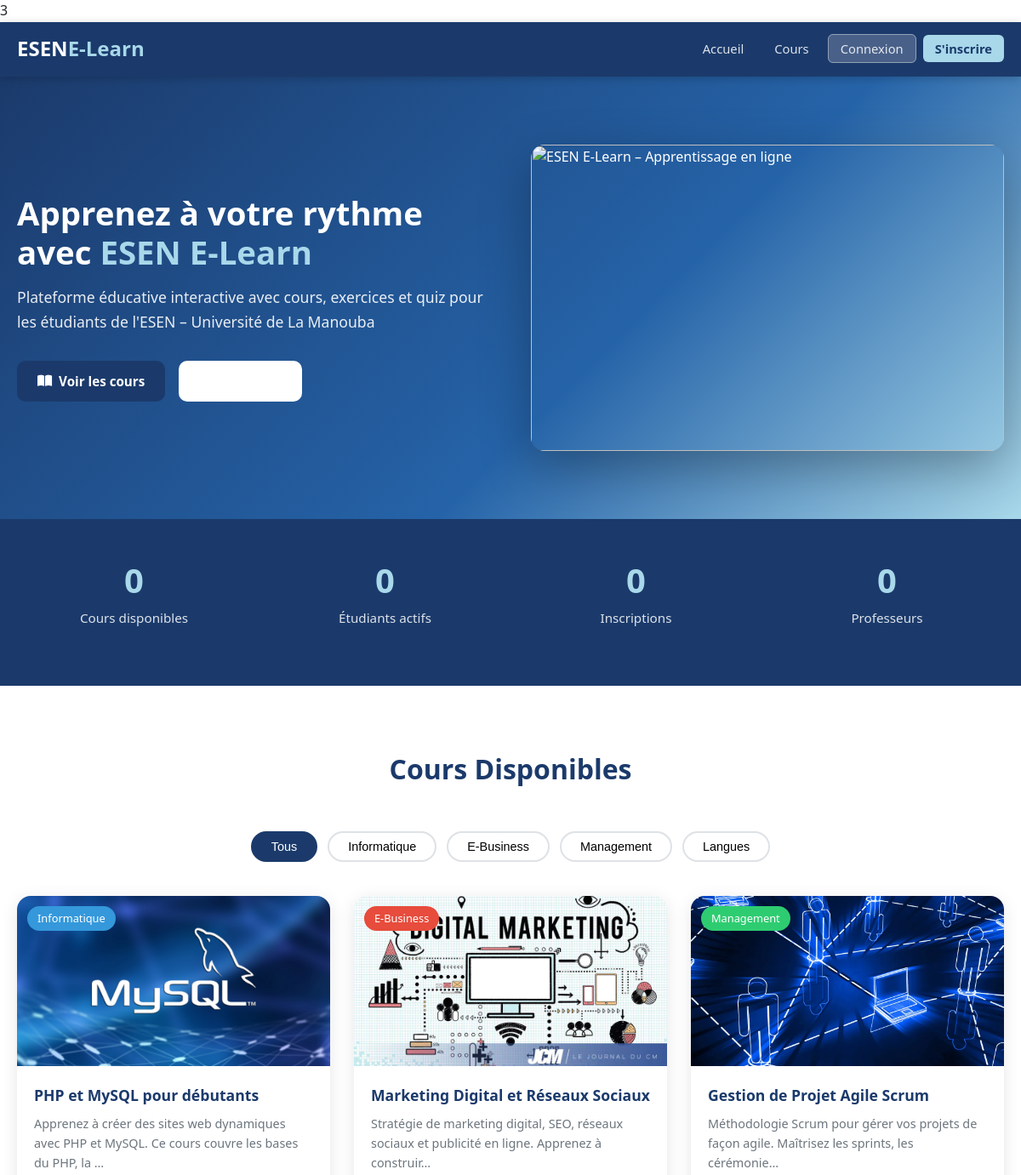
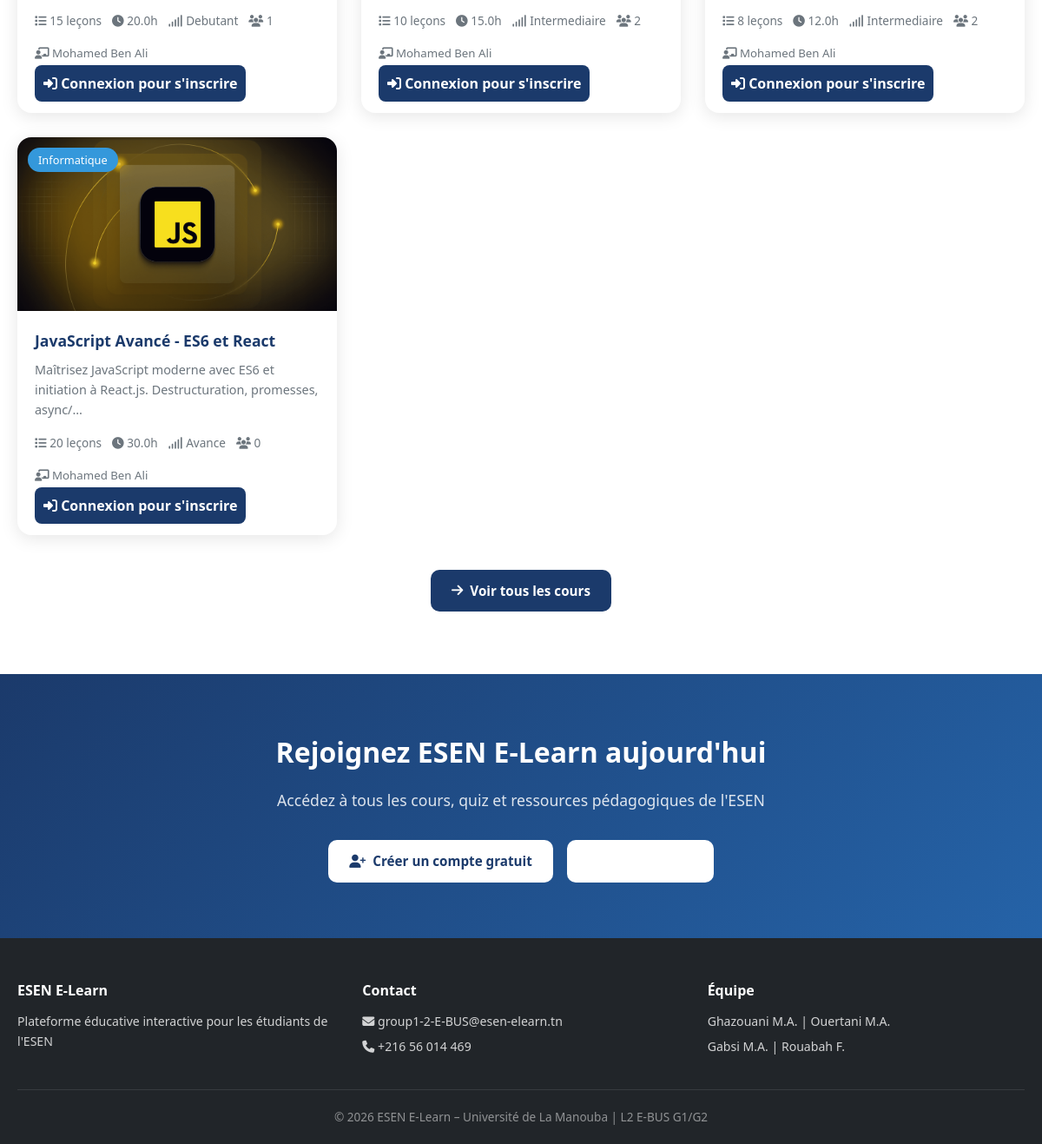
The page / on the database its author committed (2 pictures, top to bottom).
### tables this page shows
CREATE TABLE `cours` (
  `id_cours` int(11) NOT NULL,
  `titre` varchar(200) NOT NULL,
  `description` text DEFAULT NULL,
  `niveau` enum('debutant','intermediaire','avance') DEFAULT 'debutant',
  `duree_heures` decimal(5,1) DEFAULT NULL,
  `nb_lecons` int(11) DEFAULT 0,
  `image` varchar(255) NOT NULL DEFAULT 'cours1.jpg',
  `actif` tinyint(1) DEFAULT 1,
  `date_creation` datetime DEFAULT current_timestamp(),
  `id_categorie` int(11) NOT NULL,
  `id_professeur` int(11) NOT NULL
);

CREATE TABLE `categories` (
  `id_categorie` int(11) NOT NULL,
  `nom_categorie` varchar(100) NOT NULL,
  `description` varchar(255) DEFAULT NULL,
  `couleur` varchar(10) DEFAULT '#3498db',
  `icone` varchar(50) DEFAULT 'fas fa-book'
);

### controllers/PublicController.php (called while the page is built, shortened)
<?php
require_once ROOT_PATH . 'models/CoursModel.php';
require_once ROOT_PATH . 'models/UtilisateurModel.php';
require_once ROOT_PATH . 'models/InscriptionModel.php';
class PublicController extends Controller {
    private CoursModel $coursModel;
    private UtilisateurModel $userModel;
    private InscriptionModel $inscriptionModel;
    public function __construct() {
        $this->coursModel       = new CoursModel();
        $this->userModel        = new UtilisateurModel();
        $this->inscriptionModel = new InscriptionModel();
    }
    public function index(): void {
        $cours      = $this->coursModel->findAllComplets();
        $statsUsers = $this->userModel->getStatistiques();
        $statsCours = $this->coursModel->getStatistiques();
        $statsInscr = $this->inscriptionModel->getStatistiquesGlobales();
        $this->render('public/accueil', [
            'title'       => 'ESEN E-Learn – Plateforme Pédagogique',
            'cours'       => array_slice($cours, 0, 6),
            'statsUsers'  => $statsUsers,
            'statsCours'  => $statsCours,
            'statsInscr'  => $statsInscr,
        ]);
    }
}

### config/database.php (called while the page is built, shortened)
<?php
class Database {
    private static ?PDO $instance = null;
    public static function getInstance(): PDO {
        if (self::$instance === null) {
            $dsn = sprintf(
                'mysql:host=%s;dbname=%s;charset=%s',
                DB_HOST,
                DB_NAME,
                DB_CHARSET
            );
            $options = [
                PDO::ATTR_ERRMODE            => PDO::ERRMODE_EXCEPTION,
                PDO::ATTR_DEFAULT_FETCH_MODE => PDO::FETCH_ASSOC,
                PDO::ATTR_EMULATE_PREPARES   => false,
                PDO::MYSQL_ATTR_INIT_COMMAND => "SET NAMES 'utf8mb4'"
            ];
            try {
                self::$instance = new PDO($dsn, DB_USER, DB_PASS, $options);
            } catch (PDOException $e) {
                error_log('Erreur de connexion BD: ' . $e->getMessage());
                throw new PDOException('Impossible de se connecter à la base de données.');
            }
        }
        return self::$instance;
    }
}

### core/Model.php (called while the page is built, shortened)
<?php
require_once ROOT_PATH . 'config/database.php';
abstract class Model {
    public function __construct() {
        $this->db = Database::getInstance();
    }
}

### models/CoursModel.php (called while the page is built, shortened)
<?php
require_once ROOT_PATH . 'core/Model.php';
class CoursModel extends Model {
    public function findAllComplets(): array {
        $sql = "SELECT
                    c.id_cours, c.titre, c.description, c.niveau,
                    c.duree_heures, c.nb_lecons,
                    COALESCE(c.image, 'cours1.jpg') AS image,
                    c.date_creation, c.actif,
                    cat.nom_categorie, cat.couleur, cat.icone,
                    CONCAT(u.prenom, ' ', u.nom) AS nom_professeur,
                    COUNT(DISTINCT i.id_inscription) AS nb_inscrits
                FROM cours c
                INNER JOIN categories cat ON c.id_categorie = cat.id_categorie
                INNER JOIN utilisateurs u  ON c.id_professeur = u.id_user
                LEFT  JOIN inscriptions i  ON c.id_cours = i.id_cours
                WHERE c.actif = TRUE
                GROUP BY c.id_cours, c.titre, c.description, c.niveau,
                         c.duree_heures, c.nb_lecons, c.image, c.date_creation,
                         c.actif, cat.nom_categorie, cat.couleur, cat.icone,
                         u.prenom, u.nom
                ORDER BY c.date_creation DESC";
        return $this->db->query($sql)->fetchAll();
    }
    public function getStatistiques(): array {
        $sql = "SELECT
                    COUNT(*) AS total_cours,
                    SUM(CASE WHEN actif = 1 THEN 1 ELSE 0 END) AS cours_actifs,
                    SUM(CASE WHEN niveau = 'debutant'      THEN 1 ELSE 0 END) AS debutant,
                    SUM(CASE WHEN niveau = 'intermediaire' THEN 1 ELSE 0 END) AS intermediaire,
                    SUM(CASE WHEN niveau = 'avance'        THEN 1 ELSE 0 END) AS avance,
                    AVG(duree_heures) AS duree_moyenne
                FROM cours";
        return $this->db->query($sql)->fetch();
    }
}

### models/UtilisateurModel.php (called while the page is built, shortened)
<?php
require_once ROOT_PATH . 'core/Model.php';
class UtilisateurModel extends Model {
    public function getStatistiques(): array {
        $sql = "SELECT
                    COUNT(*) AS total,
                    SUM(CASE WHEN role = 'etudiant' THEN 1 ELSE 0 END) AS etudiants,
                    SUM(CASE WHEN role = 'professeur' THEN 1 ELSE 0 END) AS professeurs,
                    SUM(CASE WHEN role = 'admin' THEN 1 ELSE 0 END) AS admins,
                    SUM(CASE WHEN actif = 1 THEN 1 ELSE 0 END) AS actifs
                FROM utilisateurs";
        return $this->db->query($sql)->fetch();
    }
}

### models/InscriptionModel.php (called while the page is built, shortened)
<?php
require_once ROOT_PATH . 'core/Model.php';
class InscriptionModel extends Model {
    public function getStatistiquesGlobales(): array {
        $sql = "SELECT COUNT(*) AS total,
                    SUM(CASE WHEN statut='en_cours' THEN 1 ELSE 0 END) AS en_cours,
                    SUM(CASE WHEN statut='termine' THEN 1 ELSE 0 END) AS termines,
                    AVG(progression) AS progression_moyenne
                FROM inscriptions";
        return $this->db->query($sql)->fetch();
    }
}

### views/public/accueil.php (the view, shortened to what this page needs)
<section class="hero">
  <div class="container hero-container">
    <div class="hero-text">
      <h2>Apprenez à votre rythme avec <span class="highlight">ESEN E-Learn</span></h2>
      <p>Plateforme éducative interactive avec cours, exercices et quiz pour les étudiants de l'ESEN – Université de La Manouba</p>
      <div class="hero-buttons">
        <a href="<?= BASE_URL ?>?ctrl=cours&action=liste" class="btn btn-primary">
          <i class="fas fa-book-open"></i> Voir les cours
        </a>
        <?php if (!isset($_SESSION['user'])): ?>
          <a href="<?= BASE_URL ?>?ctrl=auth&action=showRegister" class="btn btn-secondary" style="color:#fff;border-color:rgba(255,255,255,0.5)">
            <i class="fas fa-user-plus"></i> S'inscrire
          </a>
        <?php else: ?>
          <a href="<?= BASE_URL ?>?ctrl=etudiant&action=dashboard" class="btn btn-secondary" style="color:#fff;border-color:rgba(255,255,255,0.5)">
            <i class="fas fa-tachometer-alt"></i> Mon espace
          </a>
        <?php endif; ?>
      </div>
    </div>
    <div class="hero-image">
      <img src="<?= BASE_URL ?>public/images/hero-bg.jpg" alt="ESEN E-Learn – Apprentissage en ligne">
    </div>
  </div>
</section>
<section class="stats">
  <div class="container">
    <div class="stats-grid">
      <div class="stat-item">
        <h3 data-target="<?= $statsCours['cours_actifs'] ?? 4 ?>">0</h3>
        <p>Cours disponibles</p>
      </div>
      <div class="stat-item">
        <h3 data-target="<?= $statsUsers['etudiants'] ?? 0 ?>">0</h3>
        <p>Étudiants actifs</p>
      </div>
      <div class="stat-item">
        <h3 data-target="<?= $statsInscr['total'] ?? 0 ?>">0</h3>
        <p>Inscriptions</p>
      </div>
      <div class="stat-item">
        <h3 data-target="<?= $statsUsers['professeurs'] ?? 0 ?>">0</h3>
        <p>Professeurs</p>
      </div>
    </div>
  </div>
</section>
<section class="section">
  <div class="container">
    <h2 class="section-title">Cours Disponibles</h2>
    <div class="filtres">
      <button class="filtre-btn active" data-filtre="tout">Tous</button>
      <button class="filtre-btn" data-filtre="informatique">Informatique</button>
      <button class="filtre-btn" data-filtre="ebusiness">E-Business</button>
      <button class="filtre-btn" data-filtre="management">Management</button>
      <button class="filtre-btn" data-filtre="langues">Langues</button>
    </div>
    <div class="cours-grid">
      <?php if (empty($cours)): ?>
        <p style="grid-column:1/-1;text-align:center;color:#6c757d">Aucun cours disponible pour le moment.</p>
      <?php else: ?>
        <?php foreach ($cours as $c): ?>
          <?php
            $categNorm = strtolower(preg_replace('/\s+/', '', $c['nom_categorie']));
            if (strpos($categNorm, 'informatique') !== false)  $datacat = 'informatique';
            elseif (strpos($categNorm, 'ebusiness') !== false ||
                    strpos($categNorm, 'e-business') !== false) $datacat = 'ebusiness';
            elseif (strpos($categNorm, 'management') !== false) $datacat = 'management';
            elseif (strpos($categNorm, 'langues') !== false ||
                    strpos($categNorm, 'langue') !== false)     $datacat = 'langues';
            else                                                 $datacat = 'informatique';
            $imageSrc = BASE_URL . 'public/images/' . htmlspecialchars(!empty($c['image']) ? $c['image'] : 'cours1.jpg');
          ?>
          <div class="cours-card" data-categorie="<?= $datacat ?>">
            <div class="cours-image">
              <img src="<?= $imageSrc ?>"
                   alt="<?= htmlspecialchars($c['titre']) ?>"
                   onerror="this.src='<?= BASE_URL ?>public/images/cours1.jpg'">
              <span class="cours-categorie" style="background:<?= htmlspecialchars($c['couleur'] ?? '#333') ?>">
                <?= htmlspecialchars($c['nom_categorie']) ?>
              </span>
            </div>
            <div class="cours-content">
              <h3><?= htmlspecialchars($c['titre']) ?></h3>
              <p><?= htmlspecialchars(substr($c['description'] ?? '', 0, 100)) ?>…</p>
              <div class="cours-info">
                <span><i class="fas fa-list"></i> <?= (int)$c['nb_lecons'] ?> leçons</span>
                <span><i class="fas fa-clock"></i> <?= $c['duree_heures'] ?>h</span>
                <span><i class="fas fa-signal"></i> <?= ucfirst($c['niveau']) ?></span>
                <span><i class="fas fa-users"></i> <?= (int)$c['nb_inscrits'] ?></span>
              </div>
              <p style="font-size:0.83rem;color:#6c757d;margin-bottom:12px">
                <i class="fas fa-chalkboard-teacher"></i> <?= htmlspecialchars($c['nom_professeur']) ?>
              </p>
              <?php if (isset($_SESSION['user'])): ?>
                <a href="<?= BASE_URL ?>?ctrl=cours&action=detail&id=<?= $c['id_cours'] ?>" class="btn-cours">
                  <i class="fas fa-eye"></i> Voir le cours
                </a>
              <?php else: ?>
                <a href="<?= BASE_URL ?>?ctrl=auth&action=showLogin" class="btn-cours">
                  <i class="fas fa-sign-in-alt"></i> Connexion pour s'inscrire
                </a>
              <?php endif; ?>
            </div>
          </div>
        <?php endforeach; ?>
      <?php endif; ?>
    </div>
    <?php if (count($cours) >= 4): ?>
    <div style="text-align:center;margin-top:40px">
      <a href="<?= BASE_URL ?>?ctrl=cours&action=liste" class="btn btn-primary">
        <i class="fas fa-arrow-right"></i> Voir tous les cours
      </a>
    </div>
    <?php endif; ?>
  </div>
</section>
<?php if (!isset($_SESSION['user'])): ?>
<section style="background:linear-gradient(135deg,#1B3A6B,#2563A8);padding:64px 0;text-align:center;color:#fff">
  <div class="container">
    <h2 style="font-size:2rem;margin-bottom:16px">Rejoignez ESEN E-Learn aujourd'hui</h2>
    <p style="opacity:0.85;margin-bottom:32px;font-size:1.1rem">Accédez à tous les cours, quiz et ressources pédagogiques de l'ESEN</p>
    <div style="display:flex;gap:16px;justify-content:center;flex-wrap:wrap">
      <a href="<?= BASE_URL ?>?ctrl=auth&action=showRegister" class="btn btn-primary" style="background:#fff;color:#1B3A6B">
        <i class="fas fa-user-plus"></i> Créer un compte gratuit
      </a>
      <a href="<?= BASE_URL ?>?ctrl=auth&action=showLogin" class="btn btn-secondary" style="border-color:rgba(255,255,255,0.5);color:#fff">
        <i class="fas fa-sign-in-alt"></i> Se connecter
      </a>
    </div>
  </div>
</section>
<?php endif; ?>

### public/css/style.css (style rules this page uses)
:root { --primary: #1B3A6B; --primary-lt: #2563A8; --accent: #E8F4FD; --success: #198754; --danger: #DC3545; --warning: #FD7E14; --info: #0DCAF0; --dark: #212529; --gray: #6C757D; --light: #F8F9FA; --border: #DEE2E6; --radius: 10px; --shadow: 0 4px 20px rgba(0,0,0,0.10); --transition: 0.25s ease; }
*, *::before, *::after { box-sizing: border-box; margin: 0; padding: 0; }
html { scroll-behavior: smooth; }
body { font-family: 'Segoe UI', Arial, sans-serif; color: var(--dark); background: #fff; line-height: 1.6; }
a { color: var(--primary-lt); text-decoration: none; transition: color var(--transition); }
img { max-width: 100%; display: block; }
.container { max-width: 1200px; margin: 0 auto; padding: 0 20px; }
.btn { display: inline-flex; align-items: center; gap: 8px; padding: 10px 22px; border-radius: var(--radius); font-size: 0.95rem; font-weight: 600; cursor: pointer; border: 2px solid transparent; transition: all var(--transition); }
.btn-primary { background: var(--primary); color: #fff; }
.btn-secondary { background: #fff; color: var(--primary); border-color: var(--primary); }
.hero { background: linear-gradient(135deg, var(--primary) 0%, var(--primary-lt) 60%, #A8D8EA 100%); color: #fff; padding: 80px 0; }
.hero-container { display: grid; grid-template-columns: 1fr 1fr; gap: 48px; align-items: center; }
.hero-text h2 { font-size: 2.4rem; line-height: 1.2; margin-bottom: 16px; }
.hero-text p { font-size: 1.1rem; opacity: 0.9; margin-bottom: 32px; }
.highlight { color: #A8D8EA; }
.hero-buttons { display: flex; gap: 16px; flex-wrap: wrap; }
.hero-image img { border-radius: 16px; box-shadow: 0 20px 60px rgba(0,0,0,0.3); object-fit: cover; height: 360px; width: 100%; }
.stats { background: var(--primary); padding: 40px 0; }
.stats-grid { display: grid; grid-template-columns: repeat(4, 1fr); gap: 20px; }
.stat-item { text-align: center; color: #fff; }
.stat-item h3 { font-size: 2.5rem; font-weight: 800; color: #A8D8EA; }
.stat-item p { opacity: 0.85; font-size: 0.95rem; }
.section { padding: 72px 0; }
.section-title { font-size: 2rem; font-weight: 700; color: var(--primary); text-align: center; margin-bottom: 48px; }
.filtres { display: flex; gap: 12px; flex-wrap: wrap; justify-content: center; margin-bottom: 40px; }
.filtre-btn { padding: 8px 22px; border: 2px solid var(--border); border-radius: 30px; background: #fff; cursor: pointer; font-size: 0.9rem; transition: all var(--transition); }
.filtre-btn.active, .filtre-btn:hover { border-color: var(--primary); background: var(--primary); color: #fff; }
.cours-grid { display: grid; grid-template-columns: repeat(auto-fill, minmax(300px, 1fr)); gap: 28px; }
.cours-card { background: #fff; border-radius: 16px; box-shadow: var(--shadow); overflow: hidden; transition: transform var(--transition), box-shadow var(--transition); }
.cours-image { position: relative; height: 200px; overflow: hidden; }
.cours-image img { width: 100%; height: 100%; object-fit: cover; transition: transform 0.4s; }
.cours-categorie { position: absolute; top: 12px; left: 12px; background: rgba(0,0,0,0.7); color: #fff; padding: 4px 12px; border-radius: 20px; font-size: 0.8rem; }
.cours-content { padding: 20px; }
.cours-content h3 { font-size: 1.1rem; color: var(--primary); margin-bottom: 8px; }
.cours-content p { font-size: 0.9rem; color: var(--gray); margin-bottom: 16px; }
.cours-info { display: flex; gap: 12px; flex-wrap: wrap; font-size: 0.85rem; color: var(--gray); margin-bottom: 16px; }
.btn-cours { width: 100%; padding: 10px; background: var(--primary); color: #fff; border: none; border-radius: 8px; cursor: pointer; font-weight: 600; transition: background var(--transition); }
.stats-grid { display: grid; grid-template-columns: repeat(4, 1fr); gap: 20px; margin-bottom: 28px; }

### rows shown on the page
cours: shows a picture, id_categorie.nom_categorie "Informatique", titre "PHP et MySQL pour débutants", description "Apprenez à créer des sites web dynamiques avec PHP et MySQL. Ce cours couvre les bases du PHP, la", nb_lecons "15", duree_heures "20.0", niveau "Debutant", nb_inscrits "1", nom_professeur "Mohamed Ben Ali"
cours: shows a picture, id_categorie.nom_categorie "E-Business", titre "Marketing Digital et Réseaux Sociaux", description "Stratégie de marketing digital, SEO, réseaux sociaux et publicité en ligne. Apprenez à construir", nb_lecons "10", duree_heures "15.0", niveau "Intermediaire", nb_inscrits "2", nom_professeur "Mohamed Ben Ali"
cours: shows a picture, id_categorie.nom_categorie "Management", titre "Gestion de Projet Agile Scrum", description "Méthodologie Scrum pour gérer vos projets de façon agile. Maîtrisez les sprints, les cérémonie", nb_lecons "8", duree_heures "12.0", niveau "Intermediaire", nb_inscrits "2", nom_professeur "Mohamed Ben Ali"
cours: shows a picture, id_categorie.nom_categorie "Informatique", titre "JavaScript Avancé - ES6 et React", description "Maîtrisez JavaScript moderne avec ES6 et initiation à React.js. Destructuration, promesses, async/", nb_lecons "20", duree_heures "30.0", niveau "Avance", nb_inscrits "0", nom_professeur "Mohamed Ben Ali"
